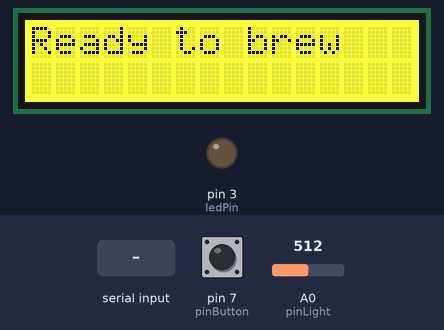
Bench run of a sketch on a simulated Arduino Uno, built with avr-gcc and run on an emulated ATmega328P. Shown: 16×2 character LCD, output pins drawn as LEDs (lit = HIGH). Inputs (shaded band) come from the test bench; at power-on: A0 (pinLight) = 512, pin 7 (pinButton) LOW. Random numbers use the default seed unless the sketch sets one.

Above: at 1.2 s.
1.3 s: A0 (pinLight) set to 22
2.8 s: A0 (pinLight) set to 18
At 4.1 s:
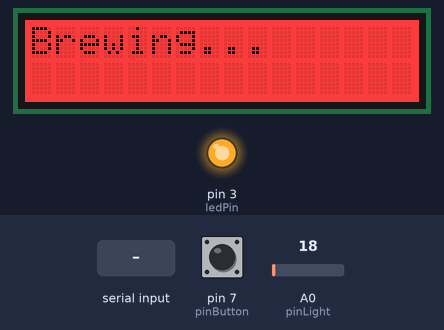
At 4.48 s:
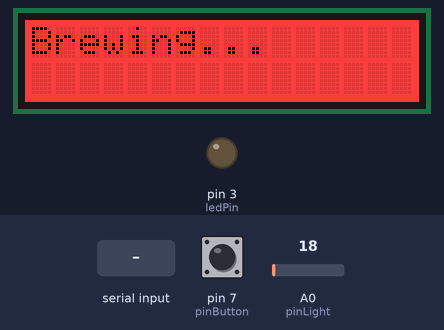
5.8 s: byte 30 received over Serial
8.8 s: byte 90 received over Serial
At 9.53 s:
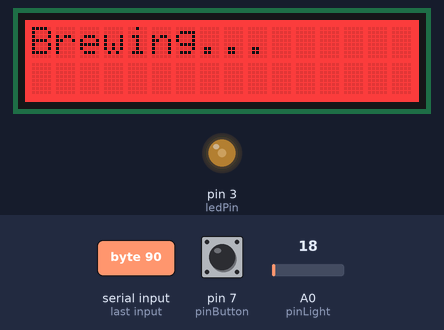
Timing chart, 0 to 12.1 s (numbered marks = the images above; inputs shaded):
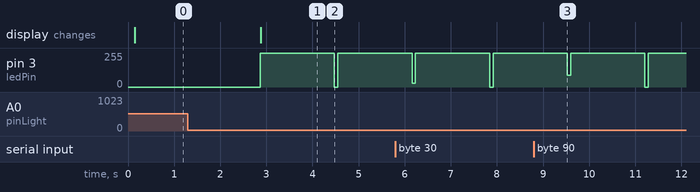

Measured:
- the behaviour switches between 20 and 19 on A0 (pinLight) (found by bisection; images 0 and 1)
- after the input at 1.3 s, every drawn part: stays the same
- after the input at 2.8 s, pin 3 (ledPin): 0/255 → 255/255 after 0.07 s, → 0/255 1.6 s later, → 255/255 0.07 s later

The sketch:

Keurig.ino
```cpp
#include <Wire.h>
#include "rgb_lcd.h"

rgb_lcd lcd;

const int pinLight = A0;
int thresholdvalue = 20;
int ledPin = 3;
char serialRead;
const int pinButton = 7;

void setup() {
  // put your setup code here, to run once:

  pinMode(pinButton, INPUT);
  pinMode(ledPin, OUTPUT);

  lcd.begin(16, 2);
  Serial.begin(9600);

}

void loop() {
  // put your main code here, to run repeatedly:

    if (Serial.available()) {
    serialRead = Serial.read();

    analogWrite(ledPin, serialRead);
  }

  else {

    digitalWrite(ledPin, LOW);


  }

  delay(10);


  while (Serial.available()) {

    delay(100);
    lcd.clear();

    while (Serial.available() > 0) {
      char fromP = Serial.read();
      lcd.write(fromP);

    }
  }

{

  const int randNumber = random(1, 2);
    int sensorValue = analogRead(pinLight);    //the light sensor is attached to analog 0
    if(sensorValue<thresholdvalue)
    {
         lcd.begin(16, 2);

    lcd.setRGB(255, 0, 0);
    digitalWrite(ledPin, HIGH);
    // Print a message to the LCD.
    lcd.print("Brewing...");

    delay(1500);
    }
    else
    {
        lcd.begin(16, 2);

    lcd.setRGB(255, 255, 0);

    // Print a message to the LCD.
    lcd.print("Ready to brew");

    delay(10);


    }

    {
    if(digitalRead(pinButton))                     // when button is pressed
    {
        digitalWrite(ledPin, HIGH);             // led on
    }
    else
    {

    }

        delay(100);


}

}
}
```
